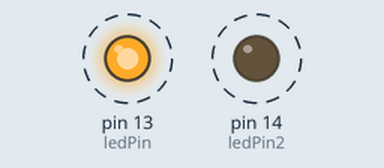
Recording of a sketch running on a simulated Arduino Uno, built with avr-gcc and run on an emulated ATmega328P. Parts: output pins drawn as LEDs (lit = HIGH). Dashed ring = blinking.

Above: at 0.5 s.
Timing chart, 0 to 4.6 s (numbered marks = the images above):
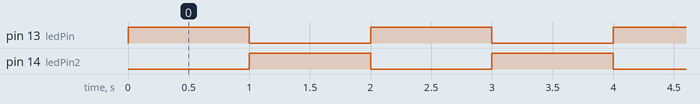

The sketch:

LedBlink.ino
```cpp
int ledPin = 13;
int ledPin2 = 14;

void setup() {
  pinMode(ledPin, OUTPUT);
  pinMode(ledPin2, OUTPUT);
}

void loop() {
  digitalWrite(ledPin, HIGH );
  digitalWrite(ledPin2, LOW );
  delay(1000);
  digitalWrite(ledPin, LOW );
  digitalWrite(ledPin2, HIGH );
  delay(1000);
}
```

Measured:
- by itself, pin 13 (ledPin), pin 14 (ledPin2): alternates HIGH for 1.0 s and LOW for 1.0 s
